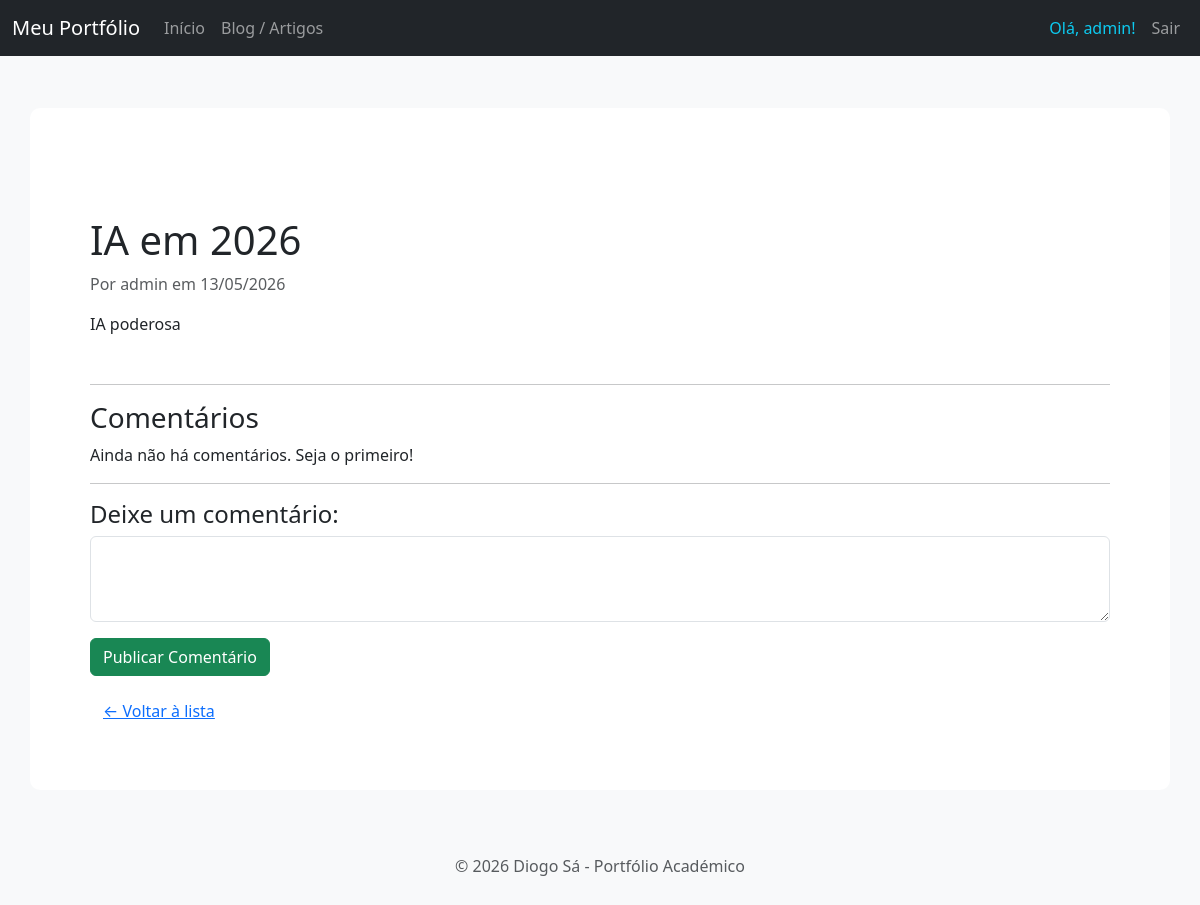
Screenshot of /artigos/1/ (signed in) with the database file from the repository.
### artigos/models.py (models this page shows, shortened)
class Artigo(models.Model):
    titulo = models.CharField(max_length=200)
    conteudo = models.TextField()
    fotografia = models.ImageField(upload_to='artigos/', blank=True, null=True)
    link_externo = models.URLField(blank=True, null=True)
    data_criacao = models.DateTimeField(auto_now_add=True)
    autor = models.ForeignKey(User, on_delete=models.CASCADE, related_name='artigos')
    likes = models.ManyToManyField(User, related_name='artigos_curtidos', blank=True)

### artigos/views.py (the view)
# urls.py: path('<int:artigo_id>/', views.detalhe_artigo, name='detalhe'),
def detalhe_artigo(request, artigo_id):
    artigo = get_object_or_404(Artigo, id=artigo_id)
    comentarios = artigo.comentarios.all().order_by('data_criacao')
    return render(request, 'artigos/detalhe.html', {
        'artigo': artigo,
        'comentarios': comentarios
    })

### artigos/templates/artigos/detalhe.html (shortened to what this page needs)
{% extends 'portfolio/layout.html' %}
{% block content %}
<div class="container mt-5">
    <h1>{{ artigo.titulo }}</h1>
    <p class="text-muted">Por {{ artigo.autor.username }} em {{ artigo.data_criacao|date:"d/m/Y" }}</p>
    <div class="article-content mb-5">
        {{ artigo.conteudo|linebreaks }}
    </div>
    <hr>
    <h3>Comentários</h3>
    {% for comentario in comentarios %}
        <div class="card mb-2">
            <div class="card-body p-2">
                <strong>{{ comentario.autor.username }}:</strong> {{ comentario.texto }}
                <br>
                <small class="text-muted">{{ comentario.data_criacao|date:"H:i - d/m/Y" }}</small>
            </div>
        </div>
    {% empty %}
        <p>Ainda não há comentários. Seja o primeiro!</p>
    {% endfor %}
    <hr>
    {% if user.is_authenticated %}
        <h4>Deixe um comentário:</h4>
        <form method="POST" action="{% url 'artigos:comentar' artigo.id %}">
            <div class="mb-3">
                <textarea name="texto" class="form-control" rows="3" required></textarea>
            </div>
            <button type="submit" class="btn btn-success">Publicar Comentário</button>
        </form>
    {% else %}
        <p><a href="{% url 'accounts:login' %}">Faz login</a> para poderes comentar.</p>
    {% endif %}
    <a href="{% url 'artigos:listagem' %}" class="btn btn-link mt-3">← Voltar à lista</a>
</div>
{% endblock %}

### portfolio/templates/portfolio/layout.html (shortened to what this page needs)
<!DOCTYPE html>
<html lang="pt">
<head>
    <link href="https://cdn.jsdelivr.net/npm/bootstrap@5.3.0/dist/css/bootstrap.min.css" rel="stylesheet">
</head>
<body>
    <nav class="navbar navbar-expand-lg navbar-dark bg-dark fixed-top">
    <div class="container-fluid">
        <a class="navbar-brand" href="{% url 'portfolio:home' %}">Meu Portfólio</a>
        <div class="navbar-nav w-100">
            <a class="nav-link" href="{% url 'portfolio:home' %}">Início</a>
            <a class="nav-link" href="{% url 'artigos:listagem' %}">Blog / Artigos</a>
            <div class="ms-auto d-flex">
                {% if request.user.is_authenticated %}
                    <span class="nav-link text-info">Olá, {{ user.username }}!</span>
                    <a class="nav-link" href="{% url 'accounts:logout' %}">Sair</a>
                {% else %}
                    <a class="nav-link" href="{% url 'accounts:login' %}">Entrar</a>
                {% endif %}
            </div>
        </div>
    </div>
</nav>
    <div class="container mt-5">
        {% block content %}{% endblock %}
    </div>
    <footer class="text-center mt-5 py-3 text-muted">
        <p>&copy; 2026 Diogo Sá - Portfólio Académico</p>
    </footer>
</body>
</html>

### portfolio/templates/portfolio/layout.html (style rules this page uses)
body { padding-top: 60px; background-color: #f8f9fa; }
.container { background: white; padding: 30px; border-radius: 10px; shadow: 0 4px 6px rgba(0,0,0,0.1); }
nav { margin-bottom: 20px; }

### rows the page displays
Artigo: titulo "IA em 2026", autor.username "admin", data_criacao "13/05/2026", conteudo "IA poderosa"

### other values shown
{{ user.username }} "admin"
